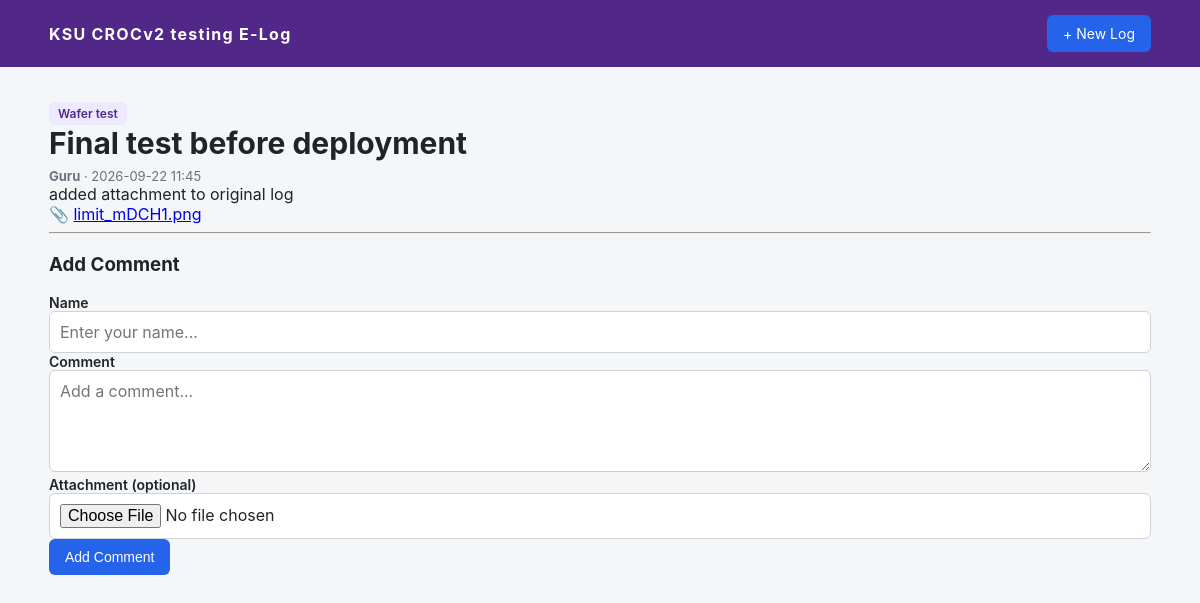
The app's page /log/1 with its own data.
### app.py (models this page shows)
class LogEntry(db.Model):
	id = db.Column(db.Integer, primary_key=True)
	title = db.Column(db.String(250), nullable=False)
	log_type = db.Column(db.String(50), nullable=False, default="Work")
	subsystem = db.Column(db.String(100), nullable=True)
	result = db.Column(db.Text, nullable=True)
	created_at = db.Column(db.DateTime, nullable=False, default=datetime.now)
	updated_at = db.Column(
		db.DateTime, nullable=False, default=datetime.now, onupdate=datetime.now
	)
	author_id = db.Column(db.Integer, db.ForeignKey("author.id"), nullable=False)

class Author(db.Model):
	id = db.Column(db.Integer, primary_key=True)
	name = db.Column(db.String(120), nullable=False, unique=True)
	email = db.Column(db.String(200), nullable=True)
	logs = db.relationship("LogEntry", backref="author", lazy=True)

class Attachment(db.Model):
	id = db.Column(db.Integer, primary_key=True)
	filename = db.Column(db.String(255), nullable=False)
	stored_filename = db.Column(db.String(255), nullable=False)
	uploaded_at = db.Column(
		db.DateTime,
		default=datetime.utcnow,
		nullable=False
	)
	log_entry_id = db.Column(
		db.Integer,
		db.ForeignKey("log_entry.id"),
		nullable=False
	)
	log_entry = db.relationship(
		"LogEntry",
		backref=db.backref(
		    "attachments",
		    lazy=True,
		    cascade="all, delete-orphan"
		)
)

### app.py (the view)
@app.route("/log/<int:log_id>")
def view_log(log_id):
    log = db.get_or_404(LogEntry, log_id)
    authors = Author.query.order_by(Author.name).all()
    return render_template(
        "view_log.html",
        log=log,
        authors=authors
    )

### templates/view_log.html (shortened to what this page needs)
{% extends "base.html" %}
{% block content %}
<div class="log-header">
    <div>
        <div class="log-card-top">
            <span class="type">{{ log.log_type }}</span>
        </div>
        <h1>{{ log.title }}</h1>
        <div class="metadata">
            <strong>{{ log.author.name }}</strong>
            · {{ log.created_at.strftime("%Y-%m-%d %H:%M") }}
        </div>
    </div>
</div>
<section class="log-section">
    <div class="log-text">{{ log.result or "—" }}</div>
</section>
{% if log.attachments %}
    <div class="attachments">
        {% for attachment in log.attachments %}
            <div class="attachment">
                📎
                <a href="{{ url_for('download_attachment', attachment_id=attachment.id) }}">
                    {{ attachment.filename }}
                </a>
            </div>
        {% endfor %}
    </div>
{% endif %}
<hr>
<h3>Add Comment</h3>
<form method="POST"
      action="{{ url_for('add_comment', log_id=log.id) }}"
      enctype="multipart/form-data">
    <div>
        <label for="author_name">Name</label>
        <input
            type="text"
            name="author_name"
            id="author_name"
            required
            placeholder="Enter your name..."
        >
    </div>
    <div>
        <label for="text">Comment</label>
        <textarea
            name="text"
            id="text"
            rows="4"
            required
            placeholder="Add a comment..."
        ></textarea>
    </div>
    <div>
        <label for="file">Attachment (optional)</label>
        <input
            type="file"
            name="file"
            id="file"
        >
    </div>
    <button type="submit">Add Comment</button>
</form>
{% endblock %}

### static/style.css (style rules this page uses)
* { box-sizing: border-box; }
body { margin: 0; background: #f5f6f8; color: #20242a; font-family: -apple-system, BlinkMacSystemFont, "Segoe UI", Arial, sans-serif; }
h1 { margin: 0 0 7px; font-size: 30px; }
.button, button { display: inline-block; border: 0; border-radius: 6px; background: #2563eb; color: white; padding: 10px 16px; text-decoration: none; cursor: pointer; font-size: 14px; }
input, select, textarea { width: 100%; border: 1px solid #cdd3da; border-radius: 6px; padding: 10px; font: inherit; background: white; }
.log-card-top { display: flex; justify-content: space-between; gap: 10px; }
.type { display: inline-block; padding: 4px 9px; border-radius: 5px; background: #ede9fe; color: #512888; font-size: 12px; font-weight: 600; }
.metadata { color: #69727d; font-size: 13px; }
label { display: block; font-weight: 600; font-size: 14px; }

### records on screen
LogEntry: log_type "Wafer test", title "Final test before deployment", created_at "2026-09-22 11:45", result "added attachment to original log"
Author: author.name "Guru"
Attachment: filename "limit_mDCH1.png"
